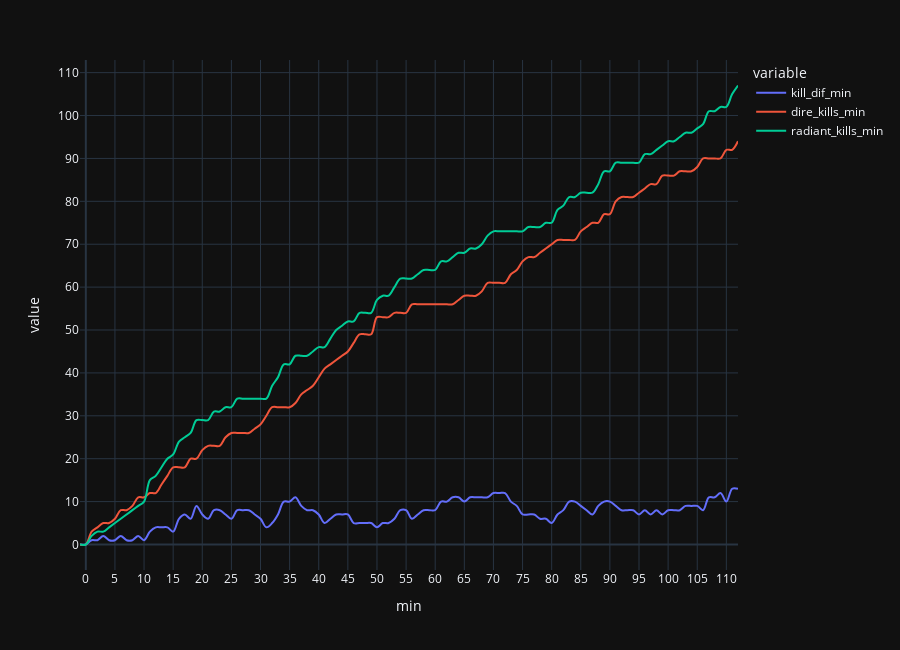
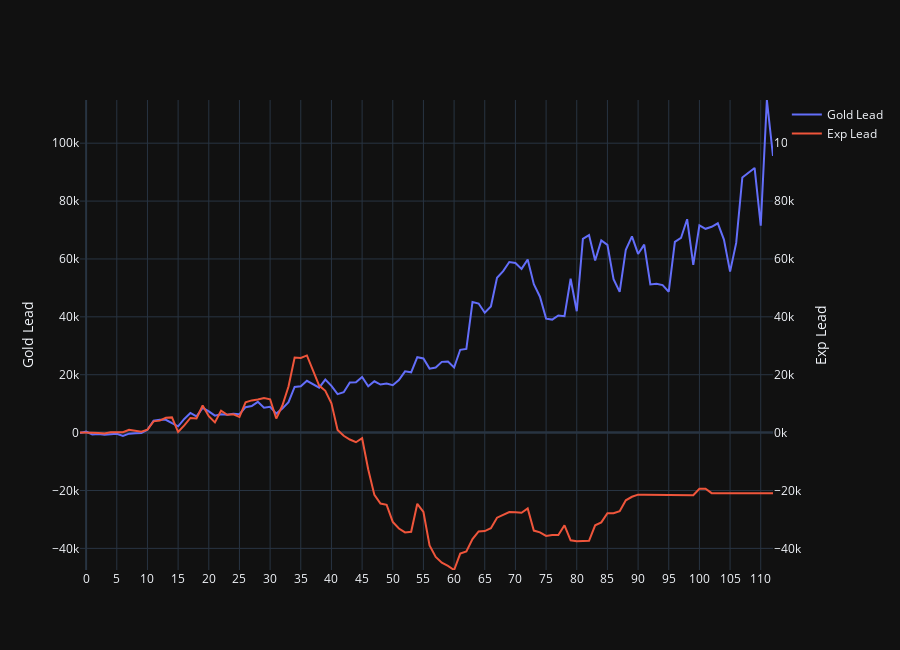

The notebook cell these images were saved under, in order:
### Markdown cell above
## line chart

### Code cell
line_chart = pd.DataFrame()

# kill difference timeline
line_chart["kill_dif_min"] = display_df_edit.set_index("match_id").loc[
    match_id_in, "kill_dif_list"
]
line_chart["kill_dif_min"] = line_chart["kill_dif_min"].apply(abs)
# make radiant kills and dire kills timeline
radiant_kills = []
dire_kills = []
for i in range(len(line_chart["kill_dif_min"])):
    radiant_kills.append(
        sum(
            eval(
                display_df_edit.set_index("match_id").loc[match_id_in, "radiantKills"]
            )[0:i]
        )
    )
    dire_kills.append(
        sum(
            eval(display_df_edit.set_index("match_id").loc[match_id_in, "direKills"])[
                0:i
            ]
        )
    )


line_chart["radiant_kills_min"] = radiant_kills
line_chart["dire_kills_min"] = dire_kills
line_chart["goldLead"] = eval(
    display_df_edit.set_index("match_id").loc[match_id_in, "radiantNetworthLeads"]
)
line_chart["EXPLead"] = eval(
    display_df_edit.set_index("match_id").loc[match_id_in, "radiantExperienceLeads"]
)
winrate = eval(display_df_edit.set_index("match_id").loc[match_id_in, "winRates"])
line_chart["winrate"] = np.append(
    np.array(winrate), [0] * (len(line_chart) - len(winrate))
)
line_chart["min"] = [i for i in range(-1, len(line_chart) - 1)]

# create line chart
fig = px.line(
    line_chart,
    x="min",
    y=["kill_dif_min", "dire_kills_min", "radiant_kills_min"],
    height=650,
    template="plotly_dark",
)
fig.update_traces(patch={"line_shape": "spline"})
fig.update_layout(
    xaxis=dict(tickmode="linear", tick0=0, dtick=5),
    yaxis=dict(tickmode="linear", tick0=0, dtick=10),
)

# create line chart networth, exp, winrate dif
figure = go.Figure()
figure.add_trace(
    go.Scatter(
        x=line_chart["min"], y=line_chart["goldLead"], name="Gold Lead", yaxis="y1"
    )
)
figure.add_trace(
    go.Scatter(
        x=line_chart["min"], y=line_chart["EXPLead"], name="Exp Lead", yaxis="y2"
    )
)
# Create axis objects
figure.update_layout(
    yaxis=dict(
        title="Gold Lead",
    ),
    yaxis2=dict(title="Exp Lead", overlaying="y", side="right", tickmode="sync"),
    height=650,
    template="plotly_dark",
)

all_min = line_chart[["goldLead", "EXPLead"]].min().min()
all_max = line_chart[["goldLead", "EXPLead"]].max().max()
figure.update_layout(
    yaxis=dict(range=[all_min, all_max]),
    yaxis2=dict(range=[all_min, all_max]),
    xaxis=dict(tickmode="linear", tick0=0, dtick=5)
)
fig.show()
figure.show()

### Figure 1 — Plotly figure (JSON) as saved in the notebook; plotly's stock layout.template omitted (floating-point values rounded to 4 significant figures)
{"data": [{"hovertemplate": "variable=kill_dif_min<br>min=%{x}<br>value=%{y}<extra></extra>", "legendgroup": "kill_dif_min", "line": {"color": "#636efa", "dash": "solid", "shape": "spline"}, "marker": {"symbol": "circle"}, "mode": "lines", "name": "kill_dif_min", "orientation": "v", "showlegend": true, "type": "scatter", "x": [-1, 0, 1, 2, 3, 4, 5, 6, 7, 8, 9, 10, 11, 12, 13, 14, 15, 16, 17, 18, 19, 20, 21, 22, 23, 24, 25, 26, 27, 28, 29, 30, 31, 32, 33, 34, 35, 36, 37, 38, 39, 40, 41, 42, 43, 44, 45, 46, 47, 48, 49, 50, 51, 52, 53, 54, 55, 56, 57, 58, 59, 60, 61, 62, 63, 64, 65, 66, 67, 68, 69, 70, 71, 72, 73, 74, 75, 76, 77, 78, 79, 80, 81, 82, 83, 84, 85, 86, 87, 88, 89, 90, 91, 92, 93, 94, 95, 96, 97, 98, 99, 100, 101, 102, 103, 104, 105, 106, 107, 108, 109, 110, 111, 112], "xaxis": "x", "y": [0, 0, 1, 1, 2, 1, 1, 2, 1, 1, 2, 1, 3, 4, 4, 4, 3, 6, 7, 6, 9, 7, 6, 8, 8, 7, 6, 8, 8, 8, 7, 6, 4, 5, 7, 10, 10, 11, 9, 8, 8, 7, 5, 6, 7, 7, 7, 5, 5, 5, 5, 4, 5, 5, 6, 8, 8, 6, 7, 8, 8, 8, 10, 10, 11, 11, 10, 11, 11, 11, 11, 12, 12, 12, 10, 9, 7, 7, 7, 6, 6, 5, 7, 8, 10, 10, 9, 8, 7, 9, 10, 10, 9, 8, 8, 8, 7, 8, 7, 8, 7, 8, 8, 8, 9, 9, 9, 8, 11, 11, 12, 10, 13, 13], "yaxis": "y"}, {"hovertemplate": "variable=dire_kills_min<br>min=%{x}<br>value=%{y}<extra></extra>", "legendgroup": "dire_kills_min", "line": {"color": "#EF553B", "dash": "solid", "shape": "spline"}, "marker": {"symbol": "circle"}, "mode": "lines", "name": "dire_kills_min", "orientation": "v", "showlegend": true, "type": "scatter", "x": [-1, 0, 1, 2, 3, 4, 5, 6, 7, 8, 9, 10, 11, 12, 13, 14, 15, 16, 17, 18, 19, 20, 21, 22, 23, 24, 25, 26, 27, 28, 29, 30, 31, 32, 33, 34, 35, 36, 37, 38, 39, 40, 41, 42, 43, 44, 45, 46, 47, 48, 49, 50, 51, 52, 53, 54, 55, 56, 57, 58, 59, 60, 61, 62, 63, 64, 65, 66, 67, 68, 69, 70, 71, 72, 73, 74, 75, 76, 77, 78, 79, 80, 81, 82, 83, 84, 85, 86, 87, 88, 89, 90, 91, 92, 93, 94, 95, 96, 97, 98, 99, 100, 101, 102, 103, 104, 105, 106, 107, 108, 109, 110, 111, 112], "xaxis": "x", "y": [0, 0, 3, 4, 5, 5, 6, 8, 8, 9, 11, 11, 12, 12, 14, 16, 18, 18, 18, 20, 20, 22, 23, 23, 23, 25, 26, 26, 26, 26, 27, 28, 30, 32, 32, 32, 32, 33, 35, 36, 37, 39, 41, 42, 43, 44, 45, 47, 49, 49, 49, 53, 53, 53, 54, 54, 54, 56, 56, 56, 56, 56, 56, 56, 56, 57, 58, 58, 58, 59, 61, 61, 61, 61, 63, 64, 66, 67, 67, 68, 69, 70, 71, 71, 71, 71, 73, 74, 75, 75, 77, 77, 80, 81, 81, 81, 82, 83, 84, 84, 86, 86, 86, 87, 87, 87, 88, 90, 90, 90, 90, 92, 92, 94], "yaxis": "y"}, {"hovertemplate": "variable=radiant_kills_min<br>min=%{x}<br>value=%{y}<extra></extra>", "legendgroup": "radiant_kills_min", "line": {"color": "#00cc96", "dash": "solid", "shape": "spline"}, "marker": {"symbol": "circle"}, "mode": "lines", "name": "radiant_kills_min", "orientation": "v", "showlegend": true, "type": "scatter", "x": [-1, 0, 1, 2, 3, 4, 5, 6, 7, 8, 9, 10, 11, 12, 13, 14, 15, 16, 17, 18, 19, 20, 21, 22, 23, 24, 25, 26, 27, 28, 29, 30, 31, 32, 33, 34, 35, 36, 37, 38, 39, 40, 41, 42, 43, 44, 45, 46, 47, 48, 49, 50, 51, 52, 53, 54, 55, 56, 57, 58, 59, 60, 61, 62, 63, 64, 65, 66, 67, 68, 69, 70, 71, 72, 73, 74, 75, 76, 77, 78, 79, 80, 81, 82, 83, 84, 85, 86, 87, 88, 89, 90, 91, 92, 93, 94, 95, 96, 97, 98, 99, 100, 101, 102, 103, 104, 105, 106, 107, 108, 109, 110, 111, 112], "xaxis": "x", "y": [0, 0, 2, 3, 3, 4, 5, 6, 7, 8, 9, 10, 15, 16, 18, 20, 21, 24, 25, 26, 29, 29, 29, 31, 31, 32, 32, 34, 34, 34, 34, 34, 34, 37, 39, 42, 42, 44, 44, 44, 45, 46, 46, 48, 50, 51, 52, 52, 54, 54, 54, 57, 58, 58, 60, 62, 62, 62, 63, 64, 64, 64, 66, 66, 67, 68, 68, 69, 69, 70, 72, 73, 73, 73, 73, 73, 73, 74, 74, 74, 75, 75, 78, 79, 81, 81, 82, 82, 82, 84, 87, 87, 89, 89, 89, 89, 89, 91, 91, 92, 93, 94, 94, 95, 96, 96, 97, 98, 101, 101, 102, 102, 105, 107], "yaxis": "y"}], "layout": {"height": 650, "legend": {"title": {"text": "variable"}, "tracegroupgap": 0}, "margin": {"t": 60}, "xaxis": {"anchor": "y", "domain": [0, 1], "dtick": 5, "tick0": 0, "tickmode": "linear", "title": {"text": "min"}}, "yaxis": {"anchor": "x", "domain": [0, 1], "dtick": 10, "tick0": 0, "tickmode": "linear", "title": {"text": "value"}}}}

### Figure 2 — Plotly figure (JSON) as saved in the notebook; plotly's stock layout.template omitted (floating-point values rounded to 4 significant figures)
{"data": [{"name": "Gold Lead", "type": "scatter", "x": [-1, 0, 1, 2, 3, 4, 5, 6, 7, 8, 9, 10, 11, 12, 13, 14, 15, 16, 17, 18, 19, 20, 21, 22, 23, 24, 25, 26, 27, 28, 29, 30, 31, 32, 33, 34, 35, 36, 37, 38, 39, 40, 41, 42, 43, 44, 45, 46, 47, 48, 49, 50, 51, 52, 53, 54, 55, 56, 57, 58, 59, 60, 61, 62, 63, 64, 65, 66, 67, 68, 69, 70, 71, 72, 73, 74, 75, 76, 77, 78, 79, 80, 81, 82, 83, 84, 85, 86, 87, 88, 89, 90, 91, 92, 93, 94, 95, 96, 97, 98, 99, 100, 101, 102, 103, 104, 105, 106, 107, 108, 109, 110, 111, 112], "y": [-151, 386, -618, -483, -721, -497, -371, -1115, -351, -213, -119, 978, 4169, 4486, 4419, 3238, 2178, 4730, 6791, 5606, 8559, 7330, 5876, 6362, 6202, 6527, 6374, 8787, 9181, 10638, 8584, 8921, 6562, 8289, 10510, 15798, 16010, 17913, 16665, 15542, 18309, 16133, 13279, 13952, 17300, 17411, 19233, 15976, 17741, 16608, 16997, 16385, 18157, 21175, 20829, 26065, 25617, 22105, 22484, 24450, 24596, 22500, 28618, 28914, 45139, 44594, 41423, 43579, 53484, 55803, 58950, 58626, 56579, 59817, 51271, 46958, 39378, 39043, 40459, 40221, 53151, 41942, 66965, 68244, 59495, 66405, 64858, 52985, 48648, 63188, 67824, 61733, 64937, 51220, 51443, 50952, 48673, 65898, 67255, 73721, 57958, 71597, 70425, 71120, 72327, 66680, 55614, 65541, 88149, 89717, 91458, 71513, 114924, 95583], "yaxis": "y"}, {"name": "Exp Lead", "type": "scatter", "x": [-1, 0, 1, 2, 3, 4, 5, 6, 7, 8, 9, 10, 11, 12, 13, 14, 15, 16, 17, 18, 19, 20, 21, 22, 23, 24, 25, 26, 27, 28, 29, 30, 31, 32, 33, 34, 35, 36, 37, 38, 39, 40, 41, 42, 43, 44, 45, 46, 47, 48, 49, 50, 51, 52, 53, 54, 55, 56, 57, 58, 59, 60, 61, 62, 63, 64, 65, 66, 67, 68, 69, 70, 71, 72, 73, 74, 75, 76, 77, 78, 79, 80, 81, 82, 83, 84, 85, 86, 87, 88, 89, 90, 91, 92, 93, 94, 95, 96, 97, 98, 99, 100, 101, 102, 103, 104, 105, 106, 107, 108, 109, 110, 111, 112], "y": [0, 99, -31, -177, -281, 115, 181, 138, 974, 640, 317, 1027, 3882, 4138, 5121, 5254, 203, 2480, 5074, 4874, 9374, 5671, 3528, 7567, 6150, 6359, 5456, 10490, 11134, 11436, 11949, 11505, 4853, 9354, 15954, 25940, 25783, 26661, 21701, 16261, 14461, 10151, 886, -1102, -2387, -3319, -1942, -12754, -21517, -24495, -24972, -30834, -33131, -34488, -34265, -24590, -27429, -38988, -42944, -44921, -46036, -47470, -41818, -41065, -36762, -34133, -34015, -33010, -29398, -28480, -27427, -27521, -27678, -26183, -33848, -34456, -35677, -35382, -35379, -32018, -37224, -37565, -37394, -37394, -32032, -31033, -27856, -27856, -27138, -23374, -22169, -21441, -21441, -21441, -21657, -21657, -21657, -21657, -21657, -21657, -21657, -19395, -19395, -20919, -20919, -20919, -20919, -20919, -20919, -20919, -20919, -20919, -20919, -20919], "yaxis": "y2"}], "layout": {"height": 650, "xaxis": {"dtick": 5, "tick0": 0, "tickmode": "linear"}, "yaxis": {"range": [-47470, 114924], "title": {"text": "Gold Lead"}}, "yaxis2": {"overlaying": "y", "range": [-47470, 114924], "side": "right", "tickmode": "sync", "title": {"text": "Exp Lead"}}}}
